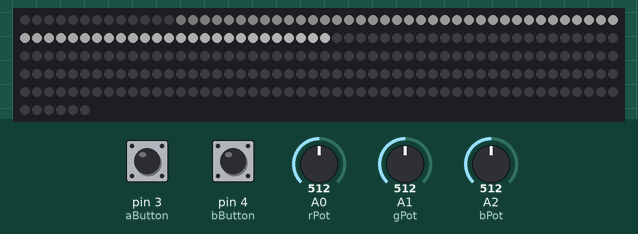
The sketch below on a simulated Arduino Uno, built with avr-gcc and run on an emulated ATmega328P. Shown: 256 RGB LEDs in strip order, left to right, continuing on the next row. The inputs (shaded band) are chosen by the test bench; at power-on: A0 (rPot) = 512, A1 (gPot) = 512, A2 (bPot) = 512, pin 3 (aButton) HIGH, pin 4 (bButton) HIGH. Dim RGB values are drawn brighter than linear.

Above: at 1.2 s.
1.3 s: A0 (rPot) set to 716
At 1.67 s:
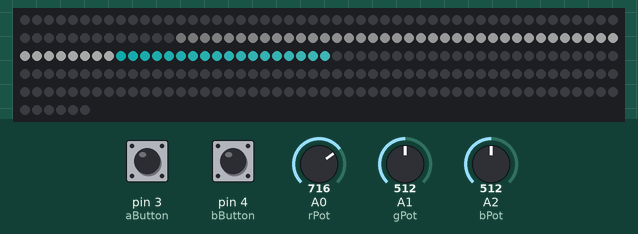
3.9 s: A1 (gPot) set to 716
At 4.1 s:
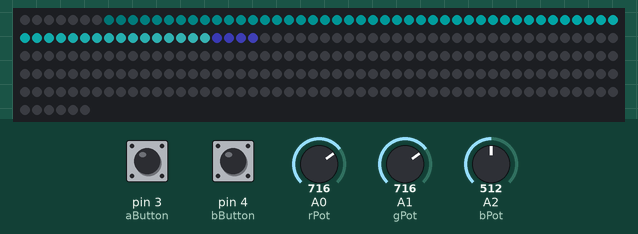
6.3 s: A2 (bPot) set to 900
At 6.53 s:
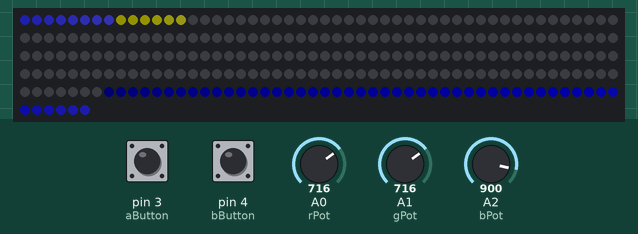
8.7 s: A0 (rPot) set to 900
At 8.96 s:
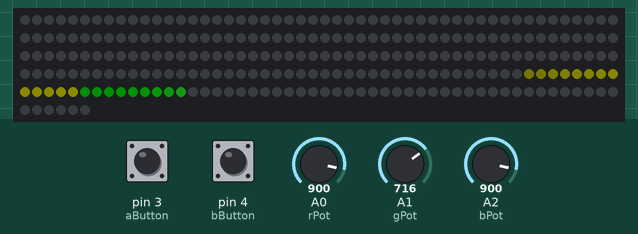
11.2 s: A1 (gPot) set to 900
At 11.39 s:
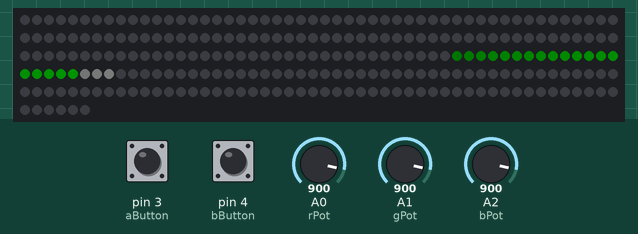
12.7 s: A0 (rPot) set to 511
At 13.22 s:
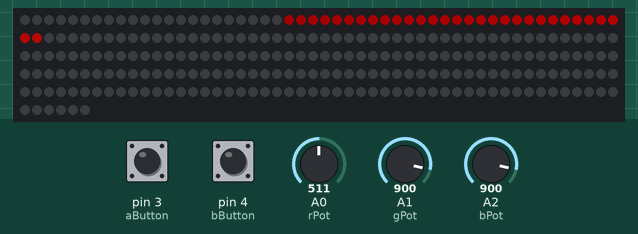
Timing chart, 0 to 15.7 s (numbered marks = the images above; inputs shaded):
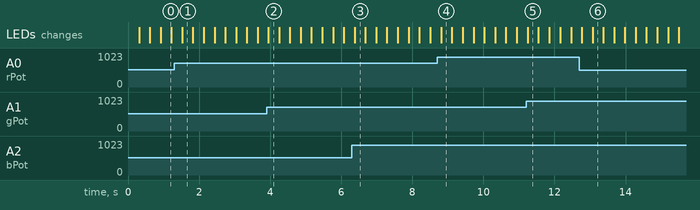

The sketch:

led-test5.ino
```cpp
#include <FastLED.h>

const int numLeds = 256;
const int dataPin = 6;
const int rPot = 0;
const int gPot = 1;
const int bPot = 2;
const int aButton = 3;
const int bButton = 4;
float addR = 0;
float addG = 0;
float addB = 0;
int oddSwitch = 0;
int k = 0;

CRGB leds[numLeds];

void setup() {
  FastLED.addLeds<NEOPIXEL, dataPin>(leds, numLeds);
  pinMode(aButton, INPUT_PULLUP);
  pinMode(bButton, INPUT_PULLUP);
}

void loop() {
  int i;
  int j;
  for (i = 0; i < numLeds; ++i)
  {
    leds[i].r = dim8_raw(map(analogRead(rPot), 1023, 0, 0, 255));
    leds[i].g = dim8_raw(map(analogRead(gPot), 1023, 0, 0, 255));
    leds[i].b = dim8_raw(map(analogRead(bPot), 1023, 0, 0, 255));
    if ((!digitalRead(bButton)) && (!digitalRead(aButton)))
    {
      k = 3;
    }
    else if (!digitalRead(bButton))
    {
      k = 1;
    }
    else if (!digitalRead(aButton))
    {
      k = 0;
    }
    i = i + k;
    FastLED.show();
    for (j = 0; j < numLeds; ++j)
    {
      if (leds[j].r > 1)
        leds[j].r = leds[j].r - 1;
      else
        leds[j].r = 0;
      if (leds[j].g > 1)
        leds[j].g = leds[j].g - 1;
      else
        leds[j].g = 0;
      if (leds[j].b > 1)
        leds[j].b = leds[j].b - 1;
      else
        leds[j].b = 0;
    }
    delay(1);
  }

}
```

Measured:
- after the input at 1.3 s, the LEDs: change after 0.22 s (image 1)
- after the input at 3.9 s, the LEDs: change after 0.05 s (image 2)
- after the input at 6.3 s, the LEDs: change after 0.08 s (image 3)
- after the input at 8.7 s, the LEDs: change after 0.11 s (image 4)
- after the input at 11.2 s, the LEDs: change at once (image 5)
- after the input at 12.7 s, the LEDs: first change after 0.07 s (image 6 shows a later state)
